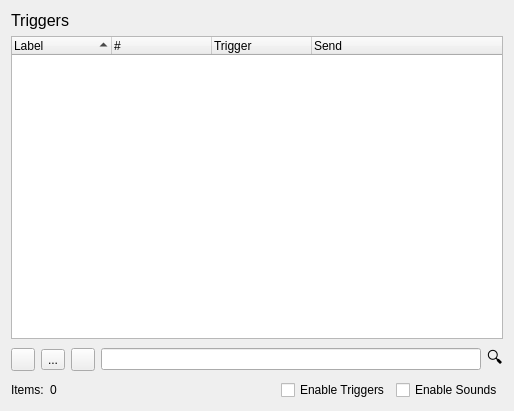
<?xml version="1.0" encoding="UTF-8"?>
<ui version="4.0">
 <class>PrefsTriggers</class>
 <widget class="QWidget" name="PrefsTriggers">
  <property name="geometry">
   <rect>
    <x>0</x>
    <y>0</y>
    <width>514</width>
    <height>411</height>
   </rect>
  </property>
  <property name="windowTitle">
   <string>Dialog</string>
  </property>
  <layout class="QVBoxLayout" name="verticalLayout">
   <item>
    <widget class="QLabel" name="label_title">
     <property name="sizePolicy">
      <sizepolicy hsizetype="Preferred" vsizetype="Fixed">
       <horstretch>0</horstretch>
       <verstretch>0</verstretch>
      </sizepolicy>
     </property>
     <property name="font">
      <font>
       <pointsize>12</pointsize>
      </font>
     </property>
     <property name="text">
      <string>Triggers</string>
     </property>
    </widget>
   </item>
   <item>
    <widget class="QTreeWidget" name="tree">
     <property name="dragEnabled">
      <bool>false</bool>
     </property>
     <property name="selectionMode">
      <enum>QAbstractItemView::ExtendedSelection</enum>
     </property>
     <property name="rootIsDecorated">
      <bool>true</bool>
     </property>
     <property name="uniformRowHeights">
      <bool>true</bool>
     </property>
     <property name="sortingEnabled">
      <bool>true</bool>
     </property>
     <property name="animated">
      <bool>true</bool>
     </property>
     <property name="allColumnsShowFocus">
      <bool>true</bool>
     </property>
     <column>
      <property name="text">
       <string>Label</string>
      </property>
     </column>
     <column>
      <property name="text">
       <string>#</string>
      </property>
     </column>
     <column>
      <property name="text">
       <string>Trigger</string>
      </property>
     </column>
     <column>
      <property name="text">
       <string>Send</string>
      </property>
     </column>
    </widget>
   </item>
   <item>
    <layout class="QHBoxLayout" name="_control">
     <item>
      <widget class="QToolButton" name="add">
       <property name="text">
        <string/>
       </property>
       <property name="icon">
        <iconset theme="list-add">
         <normaloff>.</normaloff>.</iconset>
       </property>
      </widget>
     </item>
     <item>
      <widget class="QToolButton" name="remove">
       <property name="text">
        <string>...</string>
       </property>
       <property name="icon">
        <iconset theme="list-remove">
         <normaloff>.</normaloff>.</iconset>
       </property>
      </widget>
     </item>
     <item>
      <widget class="QToolButton" name="edit">
       <property name="text">
        <string/>
       </property>
       <property name="icon">
        <iconset theme="document-edit">
         <normaloff>.</normaloff>.</iconset>
       </property>
      </widget>
     </item>
     <item>
      <widget class="QLineEdit" name="search">
       <property name="clearButtonEnabled">
        <bool>true</bool>
       </property>
      </widget>
     </item>
     <item>
      <widget class="QLabel" name="label_search">
       <property name="font">
        <font>
         <pointsize>12</pointsize>
        </font>
       </property>
       <property name="text">
        <string>🔍</string>
       </property>
      </widget>
     </item>
    </layout>
   </item>
   <item>
    <layout class="QHBoxLayout" name="horizontalLayout">
     <item>
      <widget class="QLabel" name="label_item_count">
       <property name="text">
        <string>Items:</string>
       </property>
      </widget>
     </item>
     <item>
      <widget class="QLabel" name="item_count">
       <property name="text">
        <string>0</string>
       </property>
      </widget>
     </item>
     <item>
      <spacer name="horizontalSpacer">
       <property name="orientation">
        <enum>Qt::Horizontal</enum>
       </property>
       <property name="sizeHint" stdset="0">
        <size>
         <width>40</width>
         <height>20</height>
        </size>
       </property>
      </spacer>
     </item>
     <item>
      <widget class="QCheckBox" name="enable_triggers">
       <property name="text">
        <string>Enable Triggers</string>
       </property>
      </widget>
     </item>
     <item>
      <widget class="QCheckBox" name="enable_trigger_sounds">
       <property name="text">
        <string>Enable Sounds</string>
       </property>
      </widget>
     </item>
    </layout>
   </item>
  </layout>
 </widget>
 <resources/>
 <connections>
  <connection>
   <sender>enable_triggers</sender>
   <signal>toggled(bool)</signal>
   <receiver>enable_trigger_sounds</receiver>
   <slot>setEnabled(bool)</slot>
   <hints>
    <hint type="sourcelabel">
     <x>342</x>
     <y>398</y>
    </hint>
    <hint type="destinationlabel">
     <x>403</x>
     <y>390</y>
    </hint>
   </hints>
  </connection>
 </connections>
</ui>
